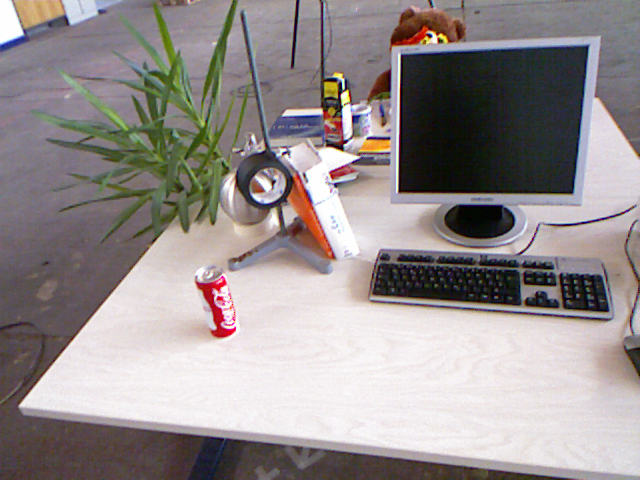
//> input picture PA_3_Kesseler_Camille_2022_11_24/dataset/2.png, 640 x 480 px
$ ./ORB_feature   (built with g++ and OpenCV 4)
//> lines starting //> are read from the running program, lines starting //| are printed output that depends on the picture

#include<opencv2/opencv.hpp>
#include <opencv2/imgcodecs.hpp>

#include <vector>
/*
  https://docs.opencv.org/3.4/d1/d89/tutorial_py_orb.html
 */

using namespace cv;

int CleanerMatches(
  //IN
  const Mat& Descriptor,
  const std::vector<DMatch>& Full_matches,
  std::vector<DMatch>& Cleaned_matches
  //OUT
){
    //compute Max and min distance

    auto min_max = minmax_element(Full_matches.begin(), Full_matches.end(),[](const DMatch &m1, const DMatch &m2) { return m1.distance < m2.distance; });
    double min_dist = min_max.first->distance;
    double max_dist = min_max.second->distance;

    // Remove the bad matching

    for (int i = 0; i < Descriptor.rows; i++) {
    if (Full_matches[i].distance <= max(2*min_dist, 30.0)) {
        Cleaned_matches.push_back(Full_matches[i]);
    }
    }

  return 0;
}

int main(){

    // Read the images with open CV function  stores in class Mat (flag for color image)

    Mat Image0 =imread("../dataset/2.png",IMREAD_COLOR);
//> Image0 is the input picture: 480 rows x 640 cols, CV_8UC3; mean B, G, R 142.2, 142.3, 149.8
    Mat Image1 =imread("../dataset/1.png",IMREAD_COLOR);
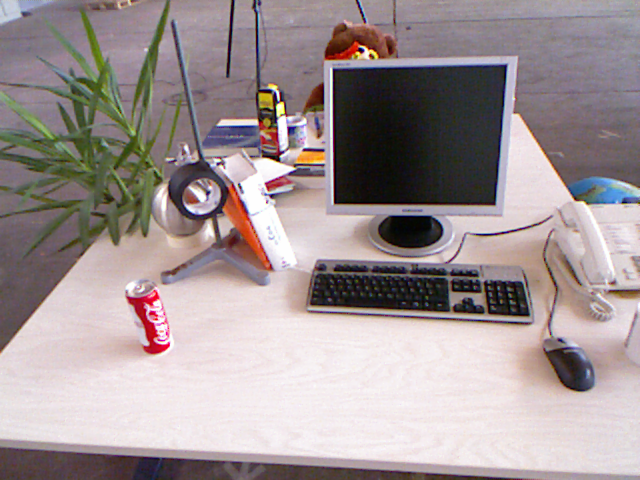
//> input picture PA_3_Kesseler_Camille_2022_11_24/dataset/1.png, 640 x 480 px
//> Image1 is the input picture: 480 rows x 640 cols, CV_8UC3; mean B, G, R 149.5, 148.5, 160.4

    /////////////////////////////////////1.1: Visualize it //////////////////////////////////////

    // KeyPoint Initialisation

    std::vector<KeyPoint> AllKeypoints0, AllKeypoints1;    // Vector to store the keypoints
    Ptr<FeatureDetector> ORB_detector = ORB::create();     // Open CV detector class to find the features points

    // Find the featured point

    ORB_detector->detect(Image0,AllKeypoints0);
//> AllKeypoints0 = 500 keypoints; strongest (x, y, size): (431, 35, 31), (341, 147, 44.6), (217, 298, 31), (346, 88, 37.2)
    ORB_detector->detect(Image1,AllKeypoints1);
//> AllKeypoints1 = 500 keypoints; strongest (x, y, size): (362, 50, 31), (281, 100, 31), (361, 52, 31), (360, 50, 44.6)

    // Initialize the descriptor

    Mat descriptors_0, descriptors_1;
    Ptr<DescriptorExtractor> ORB_descriptor = ORB::create();

    // Compute the descriptor

    ORB_descriptor->compute(Image0,AllKeypoints0,descriptors_0);
    ORB_descriptor->compute(Image1,AllKeypoints1,descriptors_1);


    // show the results images

    Mat ImageShowKeypoint0, ImageShowKeypoint1;

    drawKeypoints(Image0,AllKeypoints0,ImageShowKeypoint0,Scalar::all(-1),DrawMatchesFlags::DEFAULT);  // Image, keypoints, outImage, color, flags
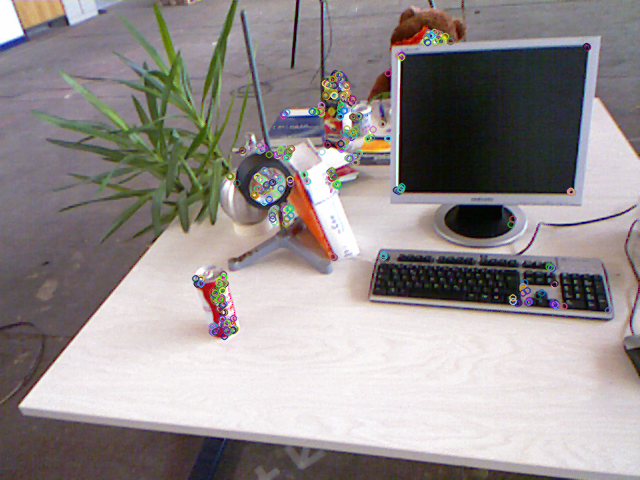
//> ImageShowKeypoint0: 480 rows x 640 cols, CV_8UC3; mean B, G, R 142.2, 142.3, 149.1
    imshow("Image 0 Keypoints",ImageShowKeypoint0);
    drawKeypoints(Image1,AllKeypoints1,ImageShowKeypoint1,Scalar::all(-1),DrawMatchesFlags::DEFAULT);  // Image, keypoints, outImage, color, flags
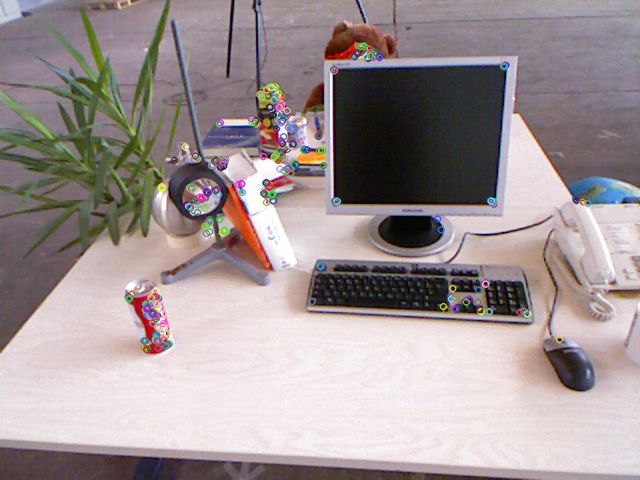
//> ImageShowKeypoint1: 480 rows x 640 cols, CV_8UC3; mean B, G, R 149.4, 148.4, 159.8
    imshow("Image 1 Keypoints",ImageShowKeypoint1);
    waitKey(0);


    /////////////////////////////////////1.2: Matching it  //////////////////////////////////////


    // Initialize matcher for features

    std::vector<DMatch> Allmatches;
    Ptr<DescriptorMatcher> ORB_matcher = DescriptorMatcher::create("BruteForce-Hamming");    //https://docs.opencv.org/3.4/db/d39/classcv_1_1DescriptorMatcher.html

    // Matching the features

    ORB_matcher->match(descriptors_0,descriptors_1,Allmatches);
//> Allmatches = 500 matches

    // Show the resulting matches
    Mat Image_Ouput_matches;
    drawMatches(Image0,AllKeypoints0,Image1,AllKeypoints1,Allmatches,Image_Ouput_matches);
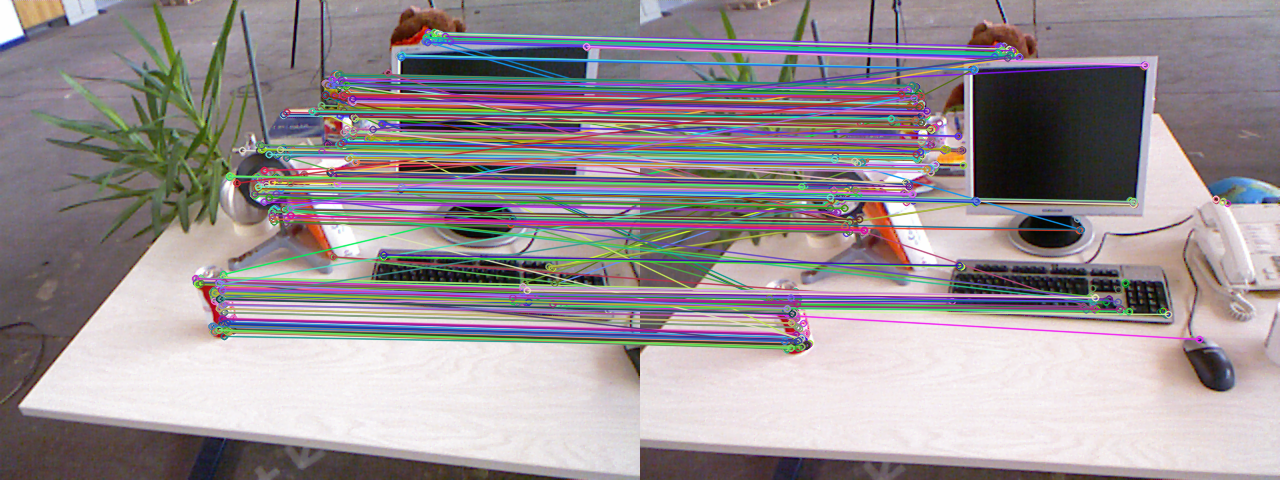
//> Image_Ouput_matches: 480 rows x 1280 cols, CV_8UC3; mean B, G, R 149.3, 145.6, 153.4
    imshow("All matched keypoints between image 0 & image 1",Image_Ouput_matches);
    waitKey(0);

    // Outliers Management as too many spurious matches

    std::vector<DMatch> Final_matches;
    CleanerMatches(descriptors_0,Allmatches,Final_matches);
//> in CleanerMatches, `double min_dist = min_max.first->distance;`: min_dist = 6
//> in CleanerMatches, `double max_dist = min_max.second->distance;`: max_dist = 87
//> after the loop in CleanerMatches, `for (int i = 0; i < Descriptor.rows; i++)`: Cleaned_matches = 255 matches
//> Final_matches = 255 matches

    Mat Image_Final_matches;
    drawMatches(Image0,AllKeypoints0,Image1,AllKeypoints1,Final_matches,Image_Final_matches);
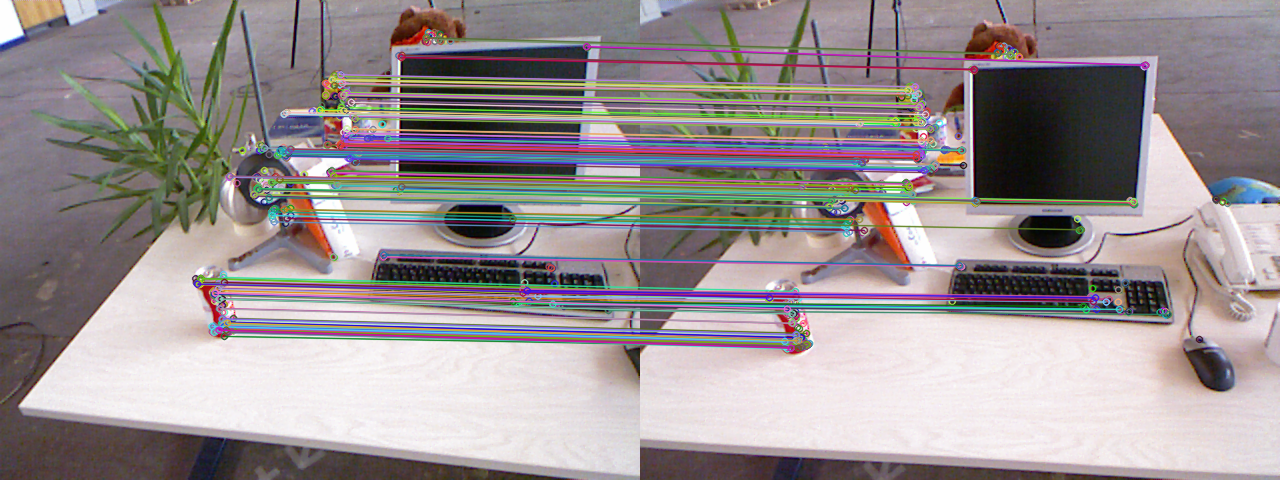
//> Image_Final_matches: 480 rows x 1280 cols, CV_8UC3; mean B, G, R 147.2, 145.7, 154.1
    imshow("All cleaned matched keypoints between image 0 & image 1",Image_Final_matches);
    waitKey(0);


    return 0;

}
